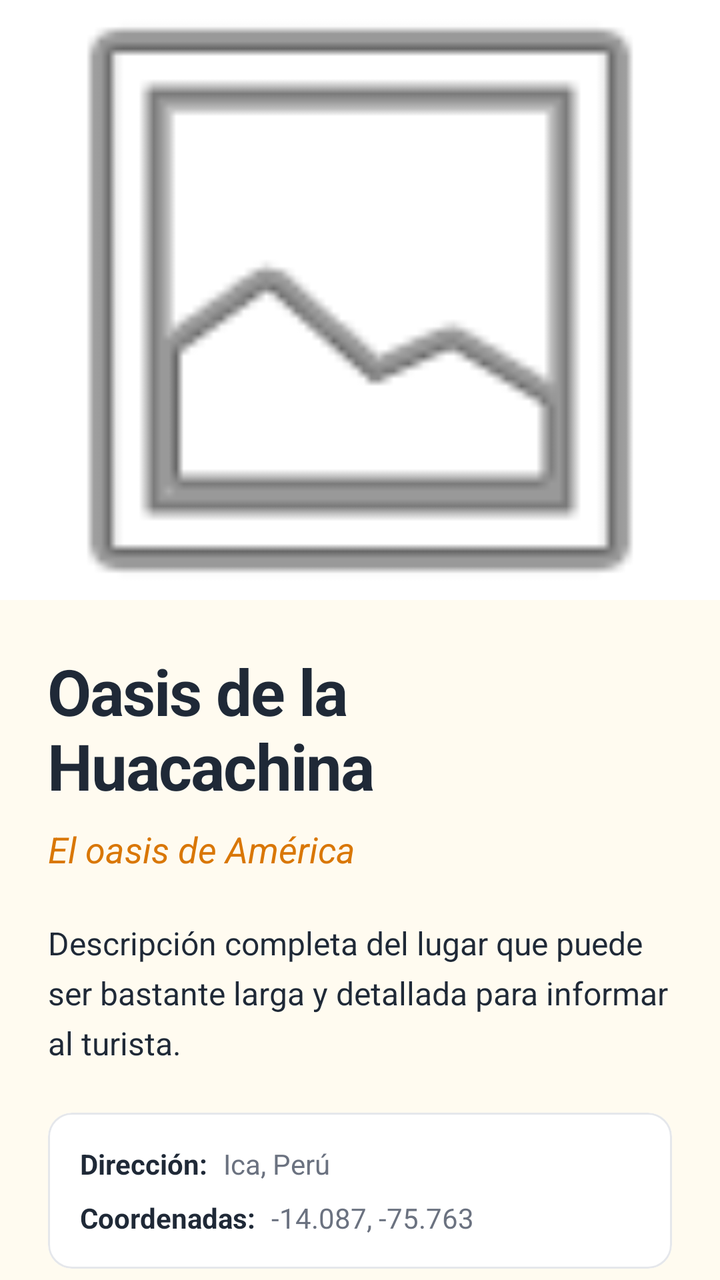
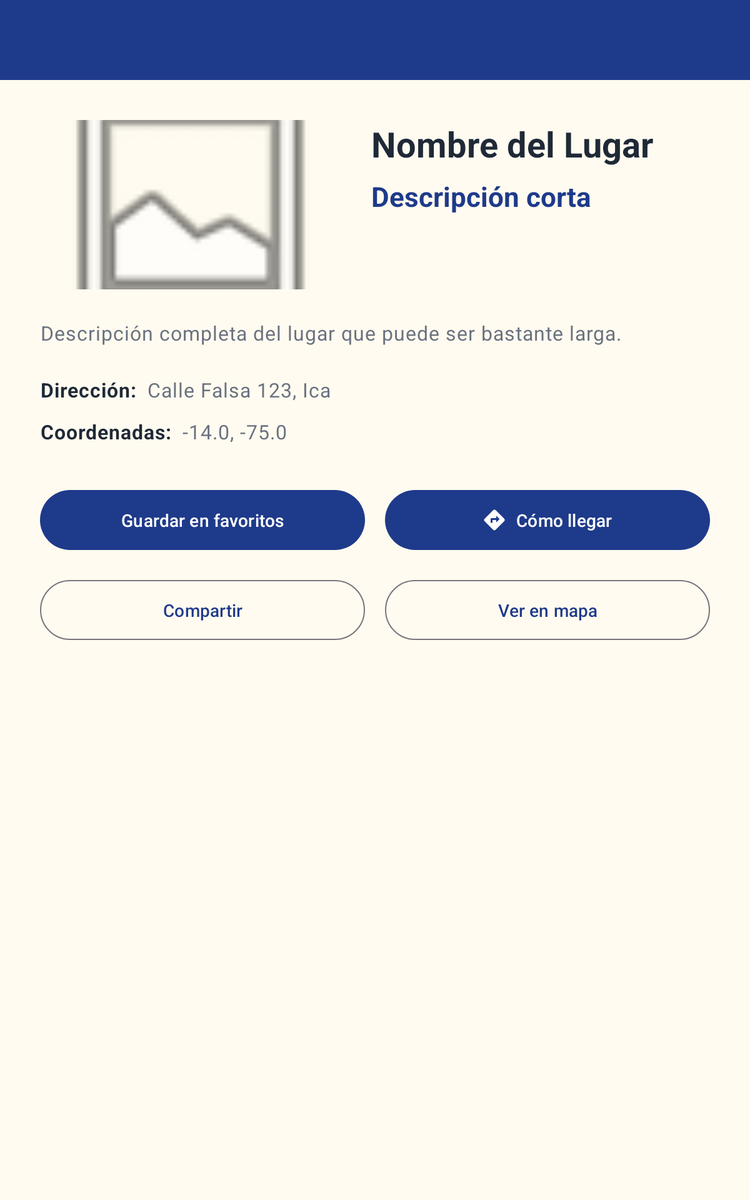

Compare how this app lays out the same screen by default and in its alternative resource folder. The renders come first, then the two layout files and the values they reference.
<!-- AndroidManifest.xml: application theme Theme.ITANES -->
<!-- res/layout/activity_place_detail.xml -->
<?xml version="1.0" encoding="utf-8"?>
<androidx.coordinatorlayout.widget.CoordinatorLayout xmlns:android="http://schemas.android.com/apk/res/android"
    xmlns:app="http://schemas.android.com/apk/res-auto"
    xmlns:tools="http://schemas.android.com/tools"
    android:layout_width="match_parent"
    android:layout_height="match_parent"
    android:background="@color/color_background">

    <com.google.android.material.appbar.AppBarLayout
        android:id="@+id/appBar"
        android:layout_width="match_parent"
        android:layout_height="300dp"
        android:theme="@style/ThemeOverlay.MaterialComponents.Dark.ActionBar">

        <com.google.android.material.appbar.CollapsingToolbarLayout
            android:id="@+id/collapsingLayout"
            android:layout_width="match_parent"
            android:layout_height="match_parent"
            app:contentScrim="@color/color_primary"
            app:layout_scrollFlags="scroll|exitUntilCollapsed"
            app:titleEnabled="false">

            <ImageView
                android:id="@+id/imageDetailPlace"
                android:layout_width="match_parent"
                android:layout_height="match_parent"
                android:contentDescription="@string/placeholder_image_desc"
                android:scaleType="centerCrop"
                android:src="@android:drawable/ic_menu_gallery"
                app:layout_collapseMode="parallax" />

            <com.google.android.material.appbar.MaterialToolbar
                android:id="@+id/toolbarDetail"
                android:layout_width="match_parent"
                android:layout_height="?attr/actionBarSize"
                app:layout_collapseMode="pin"
                app:navigationIcon="@drawable/ic_arrow_back"
                app:navigationContentDescription="@string/nav_back_desc" />

        </com.google.android.material.appbar.CollapsingToolbarLayout>
    </com.google.android.material.appbar.AppBarLayout>

    <androidx.core.widget.NestedScrollView
        android:layout_width="match_parent"
        android:layout_height="match_parent"
        app:layout_behavior="@string/appbar_scrolling_view_behavior">

        <androidx.constraintlayout.widget.ConstraintLayout
            android:layout_width="match_parent"
            android:layout_height="wrap_content"
            android:padding="24dp">

            <TextView
                android:id="@+id/textDetailName"
                android:layout_width="0dp"
                android:layout_height="wrap_content"
                android:textColor="@color/text_primary"
                android:textSize="32sp"
                android:textStyle="bold"
                android:letterSpacing="-0.02"
                app:layout_constraintEnd_toEndOf="parent"
                app:layout_constraintStart_toStartOf="parent"
                app:layout_constraintTop_toTopOf="parent"
                tools:text="Oasis de la Huacachina" />

            <TextView
                android:id="@+id/textDetailShortDesc"
                android:layout_width="0dp"
                android:layout_height="wrap_content"
                android:layout_marginTop="8dp"
                android:textColor="@color/color_secondary"
                android:textSize="18sp"
                android:textStyle="italic"
                app:layout_constraintEnd_toEndOf="parent"
                app:layout_constraintStart_toStartOf="parent"
                app:layout_constraintTop_toBottomOf="@+id/textDetailName"
                tools:text="El oasis de América" />

            <TextView
                android:id="@+id/textDetailFullDesc"
                android:layout_width="0dp"
                android:layout_height="wrap_content"
                android:layout_marginTop="24dp"
                android:lineSpacingExtra="6dp"
                android:textColor="@color/text_primary"
                android:textSize="16sp"
                app:layout_constraintEnd_toEndOf="parent"
                app:layout_constraintStart_toStartOf="parent"
                app:layout_constraintTop_toBottomOf="@+id/textDetailShortDesc"
                tools:text="Descripción completa del lugar que puede ser bastante larga y detallada para informar al turista." />

            <com.google.android.material.card.MaterialCardView
                android:id="@+id/cardLocation"
                android:layout_width="match_parent"
                android:layout_height="wrap_content"
                android:layout_marginTop="24dp"
                app:cardCornerRadius="12dp"
                app:cardElevation="0dp"
                app:strokeColor="@color/color_surface_variant"
                app:strokeWidth="1dp"
                app:layout_constraintTop_toBottomOf="@+id/textDetailFullDesc">

                <LinearLayout
                    android:layout_width="match_parent"
                    android:layout_height="wrap_content"
                    android:orientation="vertical"
                    android:padding="16dp">

                    <LinearLayout
                        android:layout_width="match_parent"
                        android:layout_height="wrap_content"
                        android:orientation="horizontal">
                        <TextView
                            android:layout_width="wrap_content"
                            android:layout_height="wrap_content"
                            android:text="@string/label_address"
                            android:textStyle="bold"
                            android:textColor="@color/text_primary" />
                        <TextView
                            android:id="@+id/textDetailAddress"
                            android:layout_width="0dp"
                            android:layout_height="wrap_content"
                            android:layout_marginStart="8dp"
                            android:layout_weight="1"
                            android:textColor="@color/text_secondary"
                            tools:text="Ica, Perú" />
                    </LinearLayout>

                    <LinearLayout
                        android:layout_width="match_parent"
                        android:layout_height="wrap_content"
                        android:layout_marginTop="8dp"
                        android:orientation="horizontal">
                        <TextView
                            android:layout_width="wrap_content"
                            android:layout_height="wrap_content"
                            android:text="@string/label_coordinates"
                            android:textStyle="bold"
                            android:textColor="@color/text_primary" />
                        <TextView
                            android:id="@+id/textDetailCoords"
                            android:layout_width="0dp"
                            android:layout_height="wrap_content"
                            android:layout_marginStart="8dp"
                            android:layout_weight="1"
                            android:textColor="@color/text_secondary"
                            tools:text="-14.087, -75.763" />
                    </LinearLayout>
                </LinearLayout>
            </com.google.android.material.card.MaterialCardView>

            <com.google.android.material.button.MaterialButton
                android:id="@+id/btnFavorite"
                android:layout_width="match_parent"
                android:layout_height="wrap_content"
                android:layout_marginTop="32dp"
                android:minHeight="60dp"
                android:text="@string/btn_favorite_add"
                android:textAllCaps="false"
                android:textSize="16sp"
                android:textStyle="bold"
                app:cornerRadius="16dp"
                app:layout_constraintTop_toBottomOf="@+id/cardLocation" />

            <com.google.android.material.button.MaterialButton
                android:id="@+id/btnDirections"
                android:layout_width="match_parent"
                android:layout_height="wrap_content"
                android:layout_marginTop="12dp"
                android:minHeight="60dp"
                android:text="@string/btn_directions"
                android:textAllCaps="false"
                android:textSize="16sp"
                app:cornerRadius="16dp"
                app:icon="@drawable/ic_directions"
                app:iconGravity="textStart"
                style="@style/Widget.MaterialComponents.Button.OutlinedButton"
                app:layout_constraintTop_toBottomOf="@+id/btnFavorite" />

            <LinearLayout
                android:layout_width="match_parent"
                android:layout_height="wrap_content"
                android:layout_marginTop="12dp"
                android:layout_marginBottom="24dp"
                android:orientation="horizontal"
                app:layout_constraintTop_toBottomOf="@+id/btnDirections"
                app:layout_constraintBottom_toBottomOf="parent">

                <com.google.android.material.button.MaterialButton
                    android:id="@+id/btnShare"
                    android:layout_width="0dp"
                    android:layout_height="wrap_content"
                    android:layout_weight="1"
                    android:layout_marginEnd="6dp"
                    android:minHeight="56dp"
                    android:text="@string/btn_share"
                    android:textAllCaps="false"
                    app:cornerRadius="16dp"
                    style="@style/Widget.MaterialComponents.Button.TextButton" />

                <com.google.android.material.button.MaterialButton
                    android:id="@+id/btnMap"
                    android:layout_width="0dp"
                    android:layout_height="wrap_content"
                    android:layout_weight="1"
                    android:layout_marginStart="6dp"
                    android:minHeight="56dp"
                    android:text="@string/btn_map"
                    android:textAllCaps="false"
                    app:cornerRadius="16dp"
                    style="@style/Widget.MaterialComponents.Button.TextButton" />
            </LinearLayout>

        </androidx.constraintlayout.widget.ConstraintLayout>
    </androidx.core.widget.NestedScrollView>

</androidx.coordinatorlayout.widget.CoordinatorLayout>
<!-- resources referenced by this layout -->
<resources>
  <color name="color_background">#FFFBF0</color>
  <color name="color_primary">#1E3A8A</color>
  <color name="color_secondary">#D97706</color>
  <color name="color_surface_variant">#E5E7EB</color>
  <color name="text_primary">#1F2937</color>
  <color name="text_secondary">#6B7280</color>
  <!-- drawable ic_directions (drawable) -->
  <vector xmlns:android="http://schemas.android.com/apk/res/android"
      android:width="24dp"
      android:height="24dp"
      android:viewportWidth="24"
      android:viewportHeight="24"
      android:tint="?attr/colorControlNormal">
    <path
        android:fillColor="@android:color/white"
        android:pathData="M22.43,10.59l-9.01,-9.01c-0.78,-0.78 -2.05,-0.78 -2.83,0l-9,9c-0.78,0.78 -0.78,2.05 0,2.83l9,9c0.78,0.78 2.05,0.78 2.83,0l9.01,-9.01c0.78,-0.78 0.78,-2.05 0,-2.81zM14,14.5L14,12h-4v3L8,15v-4c0,-0.55 0.45,-1 1,-1h5L14,7.5l3.5,3.5L14,14.5z"/>
  </vector>
  <string name="btn_directions">Cómo llegar</string>
  <string name="btn_favorite_add">Guardar en favoritos</string>
  <string name="btn_map">Ver en mapa</string>
  <string name="btn_share">Compartir</string>
  <string name="label_address">Dirección:</string>
  <string name="label_coordinates">Coordenadas:</string>
  <string name="nav_back_desc">Regresar a la pantalla anterior</string>
  <string name="placeholder_image_desc">Imagen del lugar</string>
  <style name="Theme.ITANES" parent="Base.Theme.ITANES" />
  <style name="Base.Theme.ITANES" parent="Theme.Material3.Light.NoActionBar">
          
          <item name="colorPrimary">@color/color_primary</item>
          <item name="colorOnPrimary">@color/text_on_primary</item>
          <item name="colorPrimaryDark">@color/color_primary_dark</item>
          <item name="colorSecondary">@color/color_secondary</item>
          <item name="colorAccent">@color/color_accent</item>
  
          
          <item name="android:windowBackground">@color/color_background</item>
          <item name="colorSurface">@color/color_surface</item>
          <item name="colorSurfaceVariant">@color/color_surface_variant</item>
  
          
          <item name="android:statusBarColor">@color/color_background</item>
          <item name="android:windowLightStatusBar">true</item>
  
          
          <item name="android:navigationBarColor">@color/color_surface</item>
  
          
          <item name="colorOnSurface">@color/text_primary</item>
          <item name="colorOnSurfaceVariant">@color/text_secondary</item>
  
          
          <item name="colorError">@color/color_error</item>
  
          
          <item name="textAppearanceHeadlineLarge">@style/AppTextAppearance.HeadlineLarge</item>
          <item name="textAppearanceTitleLarge">@style/AppTextAppearance.TitleLarge</item>
      </style>
  <color name="text_on_primary">#FFFFFF</color>
  <color name="color_primary_dark">#172554</color>
  <color name="color_accent">#F59E0B</color>
  <color name="color_surface">#FFFFFF</color>
  <color name="color_error">#B91C1C</color>
  <style name="AppTextAppearance.HeadlineLarge" parent="TextAppearance.Material3.HeadlineLarge">
          <item name="android:textStyle">bold</item>
          <item name="android:textColor">@color/text_primary</item>
      </style>
  <style name="AppTextAppearance.TitleLarge" parent="TextAppearance.Material3.TitleLarge">
          <item name="android:textStyle">bold</item>
          <item name="android:textColor">@color/text_primary</item>
      </style>
</resources>
<!-- res/layout-sw600dp/activity_place_detail.xml (the repository's variant of the layout above) -->
<!-- drawn on a 7-inch tablet held upright -->
<?xml version="1.0" encoding="utf-8"?>
<LinearLayout xmlns:android="http://schemas.android.com/apk/res/android"
    xmlns:app="http://schemas.android.com/apk/res-auto"
    xmlns:tools="http://schemas.android.com/tools"
    android:layout_width="match_parent"
    android:layout_height="match_parent"
    android:background="@color/color_background"
    android:orientation="vertical">

    <com.google.android.material.appbar.MaterialToolbar
        android:id="@+id/toolbarDetail"
        android:layout_width="match_parent"
        android:layout_height="?attr/actionBarSize"
        android:background="?attr/colorPrimary"
        app:navigationIcon="@drawable/ic_arrow_back"
        app:navigationContentDescription="@string/nav_back_desc"
        app:titleTextColor="@color/text_on_primary" />

    <ScrollView
        android:layout_width="match_parent"
        android:layout_height="match_parent"
        android:fillViewport="true">

        <androidx.constraintlayout.widget.ConstraintLayout
            android:layout_width="match_parent"
            android:layout_height="wrap_content"
            android:padding="32dp">

            <ImageView
                android:id="@+id/imageDetailPlace"
                android:layout_width="0dp"
                android:layout_height="0dp"
                android:contentDescription="@string/placeholder_image_desc"
                android:scaleType="centerCrop"
                android:src="@android:drawable/ic_menu_gallery"
                app:layout_constraintDimensionRatio="H,16:9"
                app:layout_constraintEnd_toStartOf="@+id/guideline"
                app:layout_constraintStart_toStartOf="parent"
                app:layout_constraintTop_toTopOf="parent" />

            <androidx.constraintlayout.widget.Guideline
                android:id="@+id/guideline"
                android:layout_width="wrap_content"
                android:layout_height="wrap_content"
                android:orientation="vertical"
                app:layout_constraintGuide_percent="0.45" />

            <TextView
                android:id="@+id/textDetailName"
                android:layout_width="0dp"
                android:layout_height="wrap_content"
                android:layout_marginStart="24dp"
                android:textColor="@color/text_primary"
                android:textAppearance="?attr/textAppearanceHeadlineMedium"
                android:textStyle="bold"
                app:layout_constraintEnd_toEndOf="parent"
                app:layout_constraintStart_toEndOf="@+id/guideline"
                app:layout_constraintTop_toTopOf="parent"
                tools:text="Nombre del Lugar" />

            <TextView
                android:id="@+id/textDetailShortDesc"
                android:layout_width="0dp"
                android:layout_height="wrap_content"
                android:layout_marginTop="8dp"
                android:textColor="@color/color_primary"
                android:textAppearance="?attr/textAppearanceTitleLarge"
                app:layout_constraintEnd_toEndOf="parent"
                app:layout_constraintStart_toStartOf="@+id/textDetailName"
                app:layout_constraintTop_toBottomOf="@+id/textDetailName"
                tools:text="Descripción corta" />

            <TextView
                android:id="@+id/textDetailFullDesc"
                android:layout_width="0dp"
                android:layout_height="wrap_content"
                android:layout_marginTop="24dp"
                android:textColor="@color/text_secondary"
                android:textAppearance="?attr/textAppearanceBodyLarge"
                app:layout_constraintEnd_toEndOf="parent"
                app:layout_constraintStart_toStartOf="parent"
                app:layout_constraintTop_toBottomOf="@+id/imageDetailPlace"
                tools:text="Descripción completa del lugar que puede ser bastante larga." />

            <TextView
                android:id="@+id/textLabelAddress"
                android:layout_width="wrap_content"
                android:layout_height="wrap_content"
                android:layout_marginTop="24dp"
                android:text="@string/label_address"
                android:textStyle="bold"
                android:textAppearance="?attr/textAppearanceBodyLarge"
                android:textColor="@color/text_primary"
                app:layout_constraintStart_toStartOf="parent"
                app:layout_constraintTop_toBottomOf="@+id/textDetailFullDesc" />

            <TextView
                android:id="@+id/textDetailAddress"
                android:layout_width="0dp"
                android:layout_height="wrap_content"
                android:layout_marginStart="8dp"
                android:textAppearance="?attr/textAppearanceBodyLarge"
                android:textColor="@color/text_secondary"
                app:layout_constraintEnd_toEndOf="parent"
                app:layout_constraintStart_toEndOf="@+id/textLabelAddress"
                app:layout_constraintTop_toTopOf="@+id/textLabelAddress"
                tools:text="Calle Falsa 123, Ica" />

            <TextView
                android:id="@+id/textLabelCoords"
                android:layout_width="wrap_content"
                android:layout_height="wrap_content"
                android:layout_marginTop="12dp"
                android:text="@string/label_coordinates"
                android:textStyle="bold"
                android:textAppearance="?attr/textAppearanceBodyLarge"
                android:textColor="@color/text_primary"
                app:layout_constraintStart_toStartOf="parent"
                app:layout_constraintTop_toBottomOf="@+id/textDetailAddress" />

            <TextView
                android:id="@+id/textDetailCoords"
                android:layout_width="0dp"
                android:layout_height="wrap_content"
                android:layout_marginStart="8dp"
                android:textAppearance="?attr/textAppearanceBodyLarge"
                android:textColor="@color/text_secondary"
                app:layout_constraintEnd_toEndOf="parent"
                app:layout_constraintStart_toEndOf="@+id/textLabelCoords"
                app:layout_constraintTop_toTopOf="@+id/textLabelCoords"
                tools:text="-14.0, -75.0" />

            <LinearLayout
                android:id="@+id/layoutButtons"
                android:layout_width="match_parent"
                android:layout_height="wrap_content"
                android:layout_marginTop="32dp"
                android:orientation="horizontal"
                app:layout_constraintTop_toBottomOf="@+id/textDetailCoords">

                <Button
                    android:id="@+id/btnFavorite"
                    android:layout_width="0dp"
                    android:layout_height="wrap_content"
                    android:layout_weight="1"
                    android:layout_marginEnd="8dp"
                    android:minHeight="56dp"
                    android:text="@string/btn_favorite_add" />

                <Button
                    android:id="@+id/btnDirections"
                    android:layout_width="0dp"
                    android:layout_height="wrap_content"
                    android:layout_weight="1"
                    android:layout_marginStart="8dp"
                    android:minHeight="56dp"
                    android:text="@string/btn_directions"
                    app:icon="@drawable/ic_directions"
                    app:iconGravity="textStart" />

            </LinearLayout>

            <LinearLayout
                android:layout_width="match_parent"
                android:layout_height="wrap_content"
                android:layout_marginTop="16dp"
                android:orientation="horizontal"
                app:layout_constraintTop_toBottomOf="@+id/layoutButtons">

                <Button
                    android:id="@+id/btnShare"
                    android:layout_width="0dp"
                    android:layout_height="wrap_content"
                    android:layout_weight="1"
                    android:layout_marginEnd="8dp"
                    android:minHeight="56dp"
                    android:text="@string/btn_share"
                    style="?attr/materialButtonOutlinedStyle" />

                <Button
                    android:id="@+id/btnMap"
                    android:layout_width="0dp"
                    android:layout_height="wrap_content"
                    android:layout_weight="1"
                    android:layout_marginStart="8dp"
                    android:minHeight="56dp"
                    android:text="@string/btn_map"
                    style="?attr/materialButtonOutlinedStyle" />

            </LinearLayout>

        </androidx.constraintlayout.widget.ConstraintLayout>

    </ScrollView>
</LinearLayout>
<!-- resources referenced by the variant -->
<!-- as a 7-inch tablet held upright resolves them -->
<resources>
  <color name="color_background">#FFFBF0</color>
  <color name="color_primary">#1E3A8A</color>
  <color name="text_on_primary">#FFFFFF</color>
  <color name="text_primary">#1F2937</color>
  <color name="text_secondary">#6B7280</color>
  <!-- drawable ic_directions (drawable) -->
  <vector xmlns:android="http://schemas.android.com/apk/res/android"
      android:width="24dp"
      android:height="24dp"
      android:viewportWidth="24"
      android:viewportHeight="24"
      android:tint="?attr/colorControlNormal">
    <path
        android:fillColor="@android:color/white"
        android:pathData="M22.43,10.59l-9.01,-9.01c-0.78,-0.78 -2.05,-0.78 -2.83,0l-9,9c-0.78,0.78 -0.78,2.05 0,2.83l9,9c0.78,0.78 2.05,0.78 2.83,0l9.01,-9.01c0.78,-0.78 0.78,-2.05 0,-2.81zM14,14.5L14,12h-4v3L8,15v-4c0,-0.55 0.45,-1 1,-1h5L14,7.5l3.5,3.5L14,14.5z"/>
  </vector>
  <string name="btn_directions">Cómo llegar</string>
  <string name="btn_favorite_add">Guardar en favoritos</string>
  <string name="btn_map">Ver en mapa</string>
  <string name="btn_share">Compartir</string>
  <string name="label_address">Dirección:</string>
  <string name="label_coordinates">Coordenadas:</string>
  <string name="nav_back_desc">Regresar a la pantalla anterior</string>
  <string name="placeholder_image_desc">Imagen del lugar</string>
  <style name="Theme.ITANES" parent="Base.Theme.ITANES" />
  <style name="Base.Theme.ITANES" parent="Theme.Material3.Light.NoActionBar">
          
          <item name="colorPrimary">@color/color_primary</item>
          <item name="colorOnPrimary">@color/text_on_primary</item>
          <item name="colorPrimaryDark">@color/color_primary_dark</item>
          <item name="colorSecondary">@color/color_secondary</item>
          <item name="colorAccent">@color/color_accent</item>
  
          
          <item name="android:windowBackground">@color/color_background</item>
          <item name="colorSurface">@color/color_surface</item>
          <item name="colorSurfaceVariant">@color/color_surface_variant</item>
  
          
          <item name="android:statusBarColor">@color/color_background</item>
          <item name="android:windowLightStatusBar">true</item>
  
          
          <item name="android:navigationBarColor">@color/color_surface</item>
  
          
          <item name="colorOnSurface">@color/text_primary</item>
          <item name="colorOnSurfaceVariant">@color/text_secondary</item>
  
          
          <item name="colorError">@color/color_error</item>
  
          
          <item name="textAppearanceHeadlineLarge">@style/AppTextAppearance.HeadlineLarge</item>
          <item name="textAppearanceTitleLarge">@style/AppTextAppearance.TitleLarge</item>
      </style>
  <color name="color_primary_dark">#172554</color>
  <color name="color_secondary">#D97706</color>
  <color name="color_accent">#F59E0B</color>
  <color name="color_surface">#FFFFFF</color>
  <color name="color_surface_variant">#E5E7EB</color>
  <color name="color_error">#B91C1C</color>
  <style name="AppTextAppearance.HeadlineLarge" parent="TextAppearance.Material3.HeadlineLarge">
          <item name="android:textStyle">bold</item>
          <item name="android:textColor">@color/text_primary</item>
      </style>
  <style name="AppTextAppearance.TitleLarge" parent="TextAppearance.Material3.TitleLarge">
          <item name="android:textStyle">bold</item>
          <item name="android:textColor">@color/text_primary</item>
      </style>
</resources>
